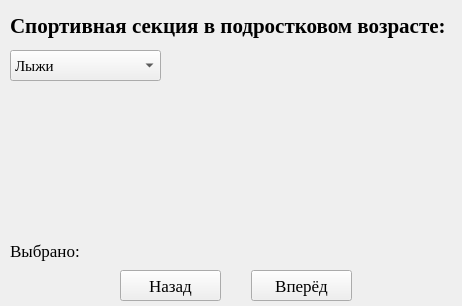
<?xml version="1.0" encoding="UTF-8"?>
<ui version="4.0">
 <class>MainWindow</class>
 <widget class="QMainWindow" name="MainWindow">
  <property name="geometry">
   <rect>
    <x>0</x>
    <y>0</y>
    <width>462</width>
    <height>306</height>
   </rect>
  </property>
  <property name="minimumSize">
   <size>
    <width>462</width>
    <height>306</height>
   </size>
  </property>
  <property name="maximumSize">
   <size>
    <width>462</width>
    <height>306</height>
   </size>
  </property>
  <property name="windowTitle">
   <string>Моё отрочество</string>
  </property>
  <property name="windowIcon">
   <iconset>
    <normaloff>../images/logo.png</normaloff>../images/logo.png</iconset>
  </property>
  <widget class="QWidget" name="centralwidget">
   <widget class="QLabel" name="label_task">
    <property name="geometry">
     <rect>
      <x>10</x>
      <y>0</y>
      <width>451</width>
      <height>51</height>
     </rect>
    </property>
    <property name="font">
     <font>
      <family>Times New Roman</family>
      <pointsize>16</pointsize>
      <weight>75</weight>
      <bold>true</bold>
     </font>
    </property>
    <property name="text">
     <string>Спортивная секция в подростковом возрасте:</string>
    </property>
   </widget>
   <widget class="QComboBox" name="comboBox">
    <property name="geometry">
     <rect>
      <x>10</x>
      <y>50</y>
      <width>151</width>
      <height>31</height>
     </rect>
    </property>
    <property name="font">
     <font>
      <family>Times New Roman</family>
      <pointsize>11</pointsize>
     </font>
    </property>
    <property name="currentText">
     <string>Лыжи</string>
    </property>
    <property name="currentIndex">
     <number>0</number>
    </property>
    <property name="maxVisibleItems">
     <number>5</number>
    </property>
    <property name="maxCount">
     <number>5</number>
    </property>
    <property name="placeholderText">
     <string/>
    </property>
    <item>
     <property name="text">
      <string>Лыжи</string>
     </property>
    </item>
    <item>
     <property name="text">
      <string>Волейбол</string>
     </property>
    </item>
    <item>
     <property name="text">
      <string>Баскетбол</string>
     </property>
    </item>
    <item>
     <property name="text">
      <string>Хоккей</string>
     </property>
    </item>
    <item>
     <property name="text">
      <string>Легкая атлетика</string>
     </property>
    </item>
   </widget>
   <widget class="QLabel" name="label_img">
    <property name="geometry">
     <rect>
      <x>170</x>
      <y>50</y>
      <width>281</width>
      <height>181</height>
     </rect>
    </property>
    <property name="font">
     <font>
      <family>Times New Roman</family>
      <pointsize>13</pointsize>
     </font>
    </property>
    <property name="text">
     <string/>
    </property>
    <property name="pixmap">
     <pixmap>../images/sport.jpg</pixmap>
    </property>
    <property name="scaledContents">
     <bool>true</bool>
    </property>
   </widget>
   <widget class="QPushButton" name="button_next">
    <property name="geometry">
     <rect>
      <x>251</x>
      <y>270</y>
      <width>101</width>
      <height>31</height>
     </rect>
    </property>
    <property name="font">
     <font>
      <family>Times New Roman</family>
      <pointsize>13</pointsize>
     </font>
    </property>
    <property name="text">
     <string>Вперёд</string>
    </property>
   </widget>
   <widget class="QPushButton" name="button_back">
    <property name="geometry">
     <rect>
      <x>120</x>
      <y>270</y>
      <width>101</width>
      <height>31</height>
     </rect>
    </property>
    <property name="font">
     <font>
      <family>Times New Roman</family>
      <pointsize>13</pointsize>
     </font>
    </property>
    <property name="text">
     <string>Назад</string>
    </property>
   </widget>
   <widget class="QLabel" name="label_selected">
    <property name="geometry">
     <rect>
      <x>10</x>
      <y>240</y>
      <width>211</width>
      <height>21</height>
     </rect>
    </property>
    <property name="font">
     <font>
      <family>Times New Roman</family>
      <pointsize>13</pointsize>
     </font>
    </property>
    <property name="text">
     <string>Выбрано:</string>
    </property>
   </widget>
  </widget>
 </widget>
 <resources/>
 <connections/>
</ui>
